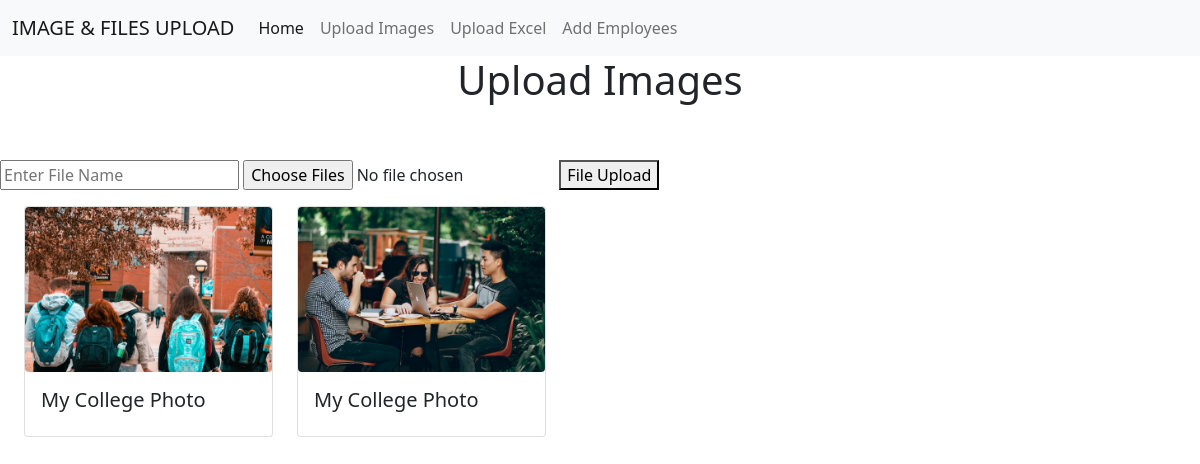
Screenshot of /addimage with the database file from the repository.
### imageapp/models.py (models this page shows, shortened)
class Myupload(models.Model):
    f_name = models.CharField(max_length=255)
    myfiles = models.FileField(upload_to="myimages")

### imageapp/views.py (the view)
# urls.py: path('addimage', views.addimage, name='addimage'),
def addimage(request):
    allImages = Myupload.objects.all()
    image = {'allImages':allImages}
    return render(request, 'addimage.html', image)

### templates/addimage.html (shortened to what this page needs)
{% extends 'base.html' %} {% block body %}
<h1 class="text-center">Upload Images</h1><br><br>
<form action="{% url 'imageapp:uploadimage' %}" method="POST" enctype="multipart/form-data">
    <input type="text" name="filename" placeholder="Enter File Name">
    <input type="file" multiple name="uploadfiles"> {% csrf_token %}
    <button type="submit">File Upload</button>
</form>
<div class="container row my-3">
    {% for f in allImages %}
    <div class="col-md-3">
        <div class="card">
            <img src="{{f.myfiles.url}}" class="rounded" alt="...">
            <div class="card-body">
              <h5 class="card-title">{{f.f_name}}</h5>
            </div>
          </div>
    </div>
    {% endfor %}
</div>
{% endblock body %}

### rows the page displays
Myupload: myfiles (picture), f_name "My College Photo"
Myupload: myfiles (picture), f_name "My College Photo"
